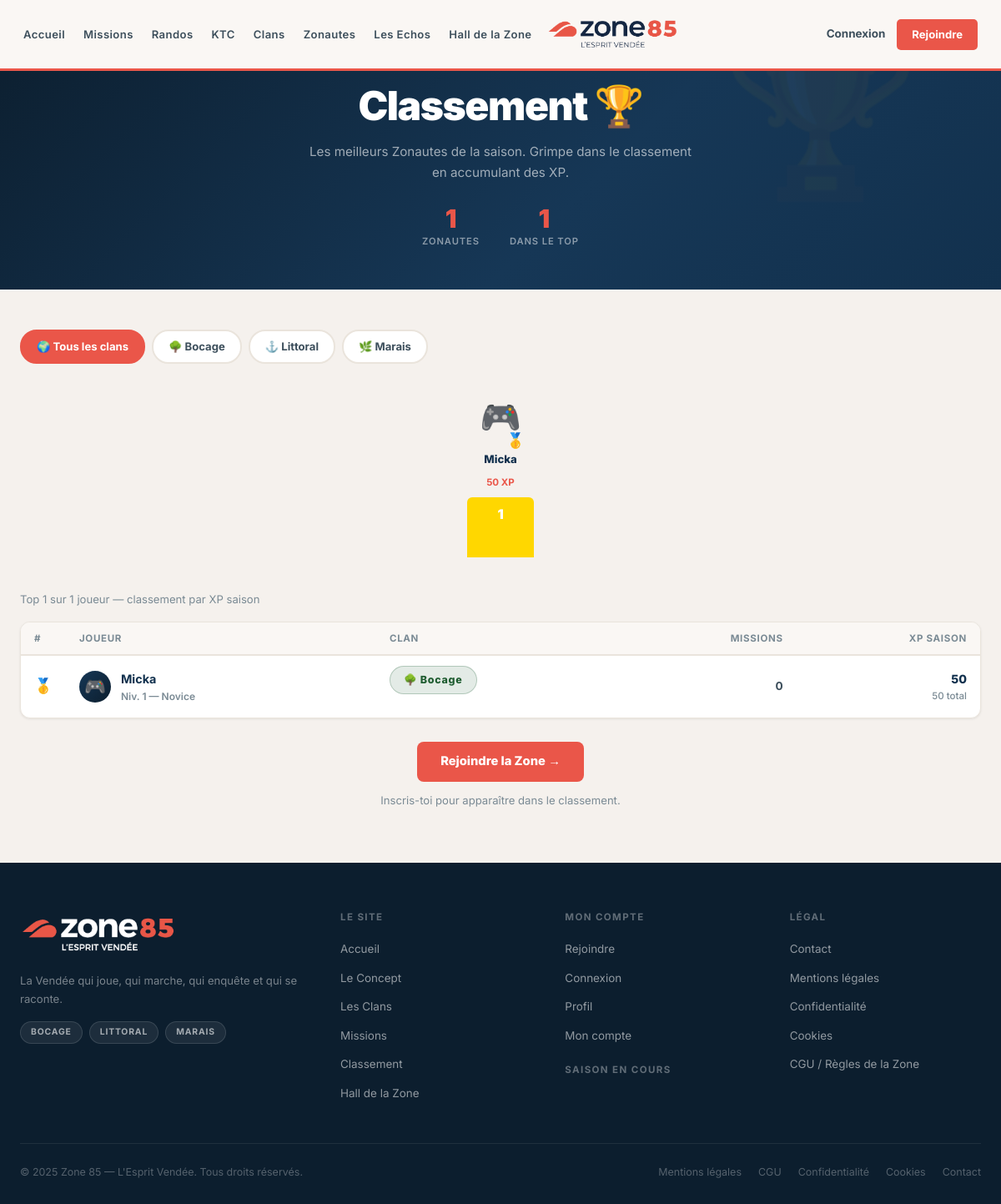
Page /classement.php on the committed database.
### tables this page shows
CREATE TABLE IF NOT EXISTS users (
  id                    INT UNSIGNED AUTO_INCREMENT PRIMARY KEY,
  email                 VARCHAR(180) NOT NULL,
  password_hash         VARCHAR(255) NOT NULL DEFAULT '',
  pseudo                VARCHAR(50) NOT NULL,
  first_name            VARCHAR(100),
  last_name             VARCHAR(100),
  clan_id               INT UNSIGNED NULL,
  avatar_type           ENUM('preset','generated','upload') NOT NULL DEFAULT 'preset',
  avatar_config         JSON NULL,
  avatar_file           VARCHAR(255) NULL,
  bio                   TEXT NULL,
  xp_total              INT UNSIGNED NOT NULL DEFAULT 0,
  level                 TINYINT UNSIGNED NOT NULL DEFAULT 1,
  newsletter_optin      TINYINT(1) DEFAULT 0,
  notif_missions        TINYINT(1) DEFAULT 1,
  notif_saisons         TINYINT(1) DEFAULT 1,
  notif_clan            TINYINT(1) DEFAULT 1,
  notif_push            TINYINT(1) DEFAULT 0,
  digest_hebdo          TINYINT(1) DEFAULT 0,
  accepted_cgu_at       DATETIME NULL,
  accepted_privacy_at   DATETIME NULL,
  email_verified_at     DATETIME NULL,
  email_verify_token    VARCHAR(64) NULL,
  role                  ENUM('member','moderator','admin') NOT NULL DEFAULT 'member',
  status                ENUM('active','suspended','deleted') NOT NULL DEFAULT 'active',
  last_login_at         DATETIME NULL,
  login_count           INT UNSIGNED DEFAULT 0,
  pwa_installed_at      DATETIME NULL,
  pwa_install_count     TINYINT UNSIGNED DEFAULT 0,
  delete_requested_at   DATETIME NULL,
  deleted_at            DATETIME NULL,
  created_at            DATETIME NOT NULL DEFAULT CURRENT_TIMESTAMP,
  updated_at            DATETIME NOT NULL DEFAULT CURRENT_TIMESTAMP ON UPDATE CURRENT_TIMESTAMP,
  UNIQUE KEY uq_users_email  (email),
  UNIQUE KEY uq_users_pseudo (pseudo),
  KEY idx_users_status  (status),
  KEY idx_users_role    (role),
  KEY idx_users_deleted (deleted_at),
  KEY idx_users_login   (last_login_at),
  CONSTRAINT fk_users_clan FOREIGN KEY (clan_id) REFERENCES clans(id) ON DELETE SET NULL
);

### includes/functions.php (called while the page is built, shortened)
<?php
function get_level_name(int $level): string {
    $names = ['', 'Novice', 'Explorateur', 'Aventurier', 'Expert', 'Gardien',
              'Légende', 'Grand Pisteur', 'Vétéran', 'Ancêtre', 'Immortel'];
    return $names[$level] ?? 'Immortel';
}
function e(string $str): string {
    return htmlspecialchars($str, ENT_QUOTES, 'UTF-8');
}

### includes/auth.php (called while the page is built, shortened)
<?php
function current_user(): ?array {
    if (!isset($_SESSION['user']))               return null;
    return $_SESSION['user'];
}
function is_logged_in(): bool {
    return current_user() !== null;
}

### classement.php (the view, shortened to what this page needs)
<?php
require_once 'includes/functions.php';
require_once 'includes/auth.php';
$pdo         = db();
$is_logged   = is_logged_in();
$active_user = $is_logged ? current_user() : null;
$clan_filter = trim($_GET['clan'] ?? 'all');
$sr           = _active_season_row();
$season_start = $sr ? $sr['start_date'] : '1970-01-01';
$leaderboard = [];
$total_count = 0;
if ($pdo) {
    try {
        $where_clan = ($clan_filter !== 'all') ? "AND c.slug = :clan_slug" : '';
        $stmt = $pdo->prepare("
            SELECT
                u.id,
                u.pseudo,
                u.avatar_type,
                u.avatar_file,
                u.xp_total,
                COALESCE(u.level, 1)            AS level,
                COALESCE(c.slug, '')             AS clan_slug,
                COALESCE(c.name, '')             AS clan_name,
                COALESCE(c.color_primary, '#12314e') AS clan_color,
                (SELECT COALESCE(SUM(xl.xp_amount), 0)
                 FROM xp_logs xl
                 WHERE xl.user_id = u.id AND xl.created_at >= :season_start) AS xp_season,
                (SELECT COUNT(*)
                 FROM participations p
                 WHERE p.user_id = u.id
                   AND p.status IN ('validated','auto_validated')) AS missions_count
            FROM users u
            LEFT JOIN clans c ON c.id = u.clan_id
            WHERE u.status = 'active' {$where_clan}
            ORDER BY xp_season DESC, u.xp_total DESC
            LIMIT 50
        ");
        $params = [':season_start' => $season_start];
        $stmt->execute($params);
        $leaderboard = $stmt->fetchAll();
        $c2 = $pdo->prepare("
            SELECT COUNT(*) FROM users u
            LEFT JOIN clans c ON c.id = u.clan_id
            WHERE u.status = 'active'
            " . ($clan_filter !== 'all' ? "AND c.slug = :clan_slug" : ''));
        $p3 = ($clan_filter !== 'all') ? [':clan_slug' => $clan_filter] : [];
        $c2->execute($p3);
        $total_count = (int)$c2->fetchColumn();
    } catch (PDOException $e) {
        error_log('[classement] ' . $e->getMessage());
    }
}
$chip_map = [
    'bocage'   => ['bocage-chip',   '🌳 Bocage'],
    'littoral' => ['littoral-chip', '⚓ Littoral'],
    'marais'   => ['marais-chip',   '🌿 Marais'],
];
require_once 'includes/header.php';
require_once 'includes/nav.php';
?>
<section class="cl-hero">
  <div class="container">
    <span class="cl-hero-label">Zone85</span>
    <h1 class="cl-hero-title">Classement 🏆</h1>
    <p class="cl-hero-sub">Les meilleurs Zonautes de la saison. Grimpe dans le classement en accumulant des XP.</p>
    <div class="cl-hero-stats">
      <div class="cl-stat">
        <div class="cl-stat-num"><?= $total_count ?></div>
        <div class="cl-stat-label">Zonautes</div>
      </div>
      <div class="cl-stat">
        <div class="cl-stat-num"><?= count($leaderboard) ?></div>
        <div class="cl-stat-label">Dans le top</div>
      </div>
    </div>
  </div>
</section>
<section class="cl-section">
  <div class="container">
    <div class="cl-tabs">
      <?php
      $tabs = [
        'all'      => '🌍 Tous les clans',
        'bocage'   => '🌳 Bocage',
        'littoral' => '⚓ Littoral',
        'marais'   => '🌿 Marais',
      ];
      foreach ($tabs as $slug => $label): ?>
        <a href="classement.php<?= $slug !== 'all' ? '?clan=' . $slug : '' ?>"
           class="cl-tab <?= $clan_filter === $slug ? 'active' : '' ?>">
          <?= $label ?>
        </a>
      <?php endforeach; ?>
    </div>
    <?php if (empty($leaderboard)): ?>
    <div class="cl-empty">
      <div class="cl-empty-icon">🔭</div>
      <p class="cl-empty-title">Aucun joueur dans ce classement</p>
      <p>Rejoins la Zone et commence à gagner des XP pour apparaître ici !</p>
    </div>
    <?php else: ?>
    <?php
    $p1 = $leaderboard[0] ?? null;
    ?>
    <?php if ($p1): ?>
    <div class="cl-podium">
      <div class="cl-podium-item cl-pod-1">
        <div class="cl-pod-avatar-wrap">
          <?php if ($p1['avatar_type'] === 'upload' && !empty($p1['avatar_file'])): ?>
            <img src="<?= e(upload_url(ltrim($p1['avatar_file'], '/'))) ?>" alt="<?= e($p1['pseudo']) ?>" class="cl-pod-avatar">
          <?php else: ?>
            <div class="cl-pod-emoji">🎮</div>
          <?php endif; ?>
          <span class="cl-pod-medal">🥇</span>
        </div>
        <div class="cl-pod-pseudo"><?= e($p1['pseudo']) ?></div>
        <div class="cl-pod-xp"><?= number_format($p1['xp_season'], 0, ',', ' ') ?> XP</div>
        <div class="cl-pod-plinth"><div class="cl-pod-rank">1</div></div>
      </div>
    </div>
    <?php endif; ?>
    <p class="cl-total-label">
      Top <?= count($leaderboard) ?> sur <?= number_format($total_count, 0, ',', ' ') ?> joueur<?= $total_count > 1 ? 's' : '' ?> — classement par XP saison
    </p>
    <div class="cl-table-wrap">
      <table class="cl-table">
        <thead>
          <tr>
            <th style="width:48px">#</th>
            <th>Joueur</th>
            <th class="hide-sm">Clan</th>
            <th class="num hide-sm">Missions</th>
            <th class="num">XP Saison</th>
          </tr>
        </thead>
        <tbody>
          <?php foreach ($leaderboard as $row):
            $is_me  = $is_logged && (int)$row['id'] === (int)($active_user['id'] ?? 0);
            $medals = [1 => '🥇', 2 => '🥈', 3 => '🥉'];
            $chip   = $chip_map[$row['clan_slug']] ?? null;
            $level_name = get_level_name($row['level']);
          ?>
          <tr class="<?= $is_me ? 'me' : '' ?>">
            <td style="white-space:nowrap">
              <?php if (isset($medals[$row['rank']])): ?>
                <span class="cl-medal"><?= $medals[$row['rank']] ?></span>
              <?php else: ?>
                <span class="cl-rank-num"><?= $row['rank'] ?></span>
              <?php endif; ?>
            </td>
            <td>
              <div class="cl-avatar-cell">
                <?php if ($row['avatar_type'] === 'upload' && !empty($row['avatar_file'])): ?>
                  <img src="<?= e(upload_url(ltrim($row['avatar_file'], '/'))) ?>"
                       alt="<?= e($row['pseudo']) ?>" class="cl-avatar">
                <?php else: ?>
                  <div class="cl-avatar-emoji">🎮</div>
                <?php endif; ?>
                <div>
                  <div class="cl-pseudo">
                    <?= e($row['pseudo']) ?>
                  </div>
                  <div class="cl-level">Niv. <?= $row['level'] ?> — <?= e($level_name) ?></div>
                </div>
              </div>
            </td>
            <td class="hide-sm">
              <?php if ($chip): ?>
                <span class="<?= $chip[0] ?>"><?= $chip[1] ?></span>
              <?php else: ?>
                <span style="color:var(--text-muted);font-size:.8rem">—</span>
              <?php endif; ?>
            </td>
            <td class="cl-missions hide-sm"><?= $row['missions_count'] ?></td>
            <td>
              <div class="cl-xp"><?= number_format($row['xp_season'], 0, ',', ' ') ?></div>
              <div class="cl-xp-sub"><?= number_format($row['xp_total'], 0, ',', ' ') ?> total</div>
            </td>
          </tr>
          <?php endforeach; ?>
        </tbody>
      </table>
    </div>
    <?php if (!$is_logged): ?>
    <div style="text-align:center;margin-top:28px">
      <a href="inscription.php" style="display:inline-block;padding:12px 28px;background:var(--primary);color:#fff;border-radius:var(--radius);font-weight:800;text-decoration:none;font-size:.92rem">
        Rejoindre la Zone →
      </a>
      <p style="margin-top:12px;font-size:.82rem;color:var(--text-muted)">Inscris-toi pour apparaître dans le classement.</p>
    </div>
    <?php endif; ?>
    <?php endif;  ?>
  </div>
</section>
<?php
require_once 'includes/footer.php';
?>

### assets/css/zone85.css (style rules this page uses)
*,*::before,*::after { box-sizing:border-box;margin:0;padding:0 }
html { scroll-behavior:smooth }
body { font-family:'Inter',sans-serif;background:var(--beige);color:var(--text);line-height:1.6;overflow-x:hidden }
a { color:inherit;text-decoration:none }
:root { --primary: #ea5649; --primary-dark: #c73d31; --primary-light:#f07066; --navy-dark: #12314e; --navy-mid: #163756; --navy-pale: #243d52; --navy-deep: #0c1e2e; --beige: #F5F1ED; --beige-light: #FAF7F4; --beige-dark: #EAE4DC; --white: #FFFFFF; --text: #1a2530; --text-mid: #3d4f5c; --text-muted: #7a8a94; --gold: #C9962A; --green: #2a9d5c; --radius-sm: 5px; --radius: 8px; --radius-lg: 12px; --shadow-sm: 0 1px 3px rgba(0,0,0,.08); --shadow-md: 0 4px 16px rgba(0,0,0,.12); --shadow-lg: 0 8px 32px rgba(0,0,0,.18); }
.container { max-width:1200px;margin:0 auto;padding:0 24px }
.bocage-chip { display:inline-block;background:rgba(30,92,48,.12);color:#1e5c30;border:1px solid rgba(30,92,48,.25);padding:6px 16px;border-radius:20px;font-size:.78rem;font-weight:800;letter-spacing:.06em;margin-bottom:16px }

### rows in the picture
users: pseudo "Micka", rank "🥇", level "1", level_name "Novice", chip "🌳 Bocage", missions_count "0", xp_season "50", xp_total "50"

### other values in the picture
$_nl['label'] "Accueil"
$_nl['label'] "Missions"
$_nl['label'] "Randos"
$_nl['label'] "KTC"
$_nl['label'] "Clans"
$_nl['label'] "Zonautes"
$_nl['label'] "Les Echos"
$_nl['label'] "Hall de la Zone"
$total_count "1"
count($leaderboard) "1"
$label "🌍 Tous les clans"
$label "🌳 Bocage"
$label "⚓ Littoral"
$label "🌿 Marais"
$p1['xp_season'] "50"
